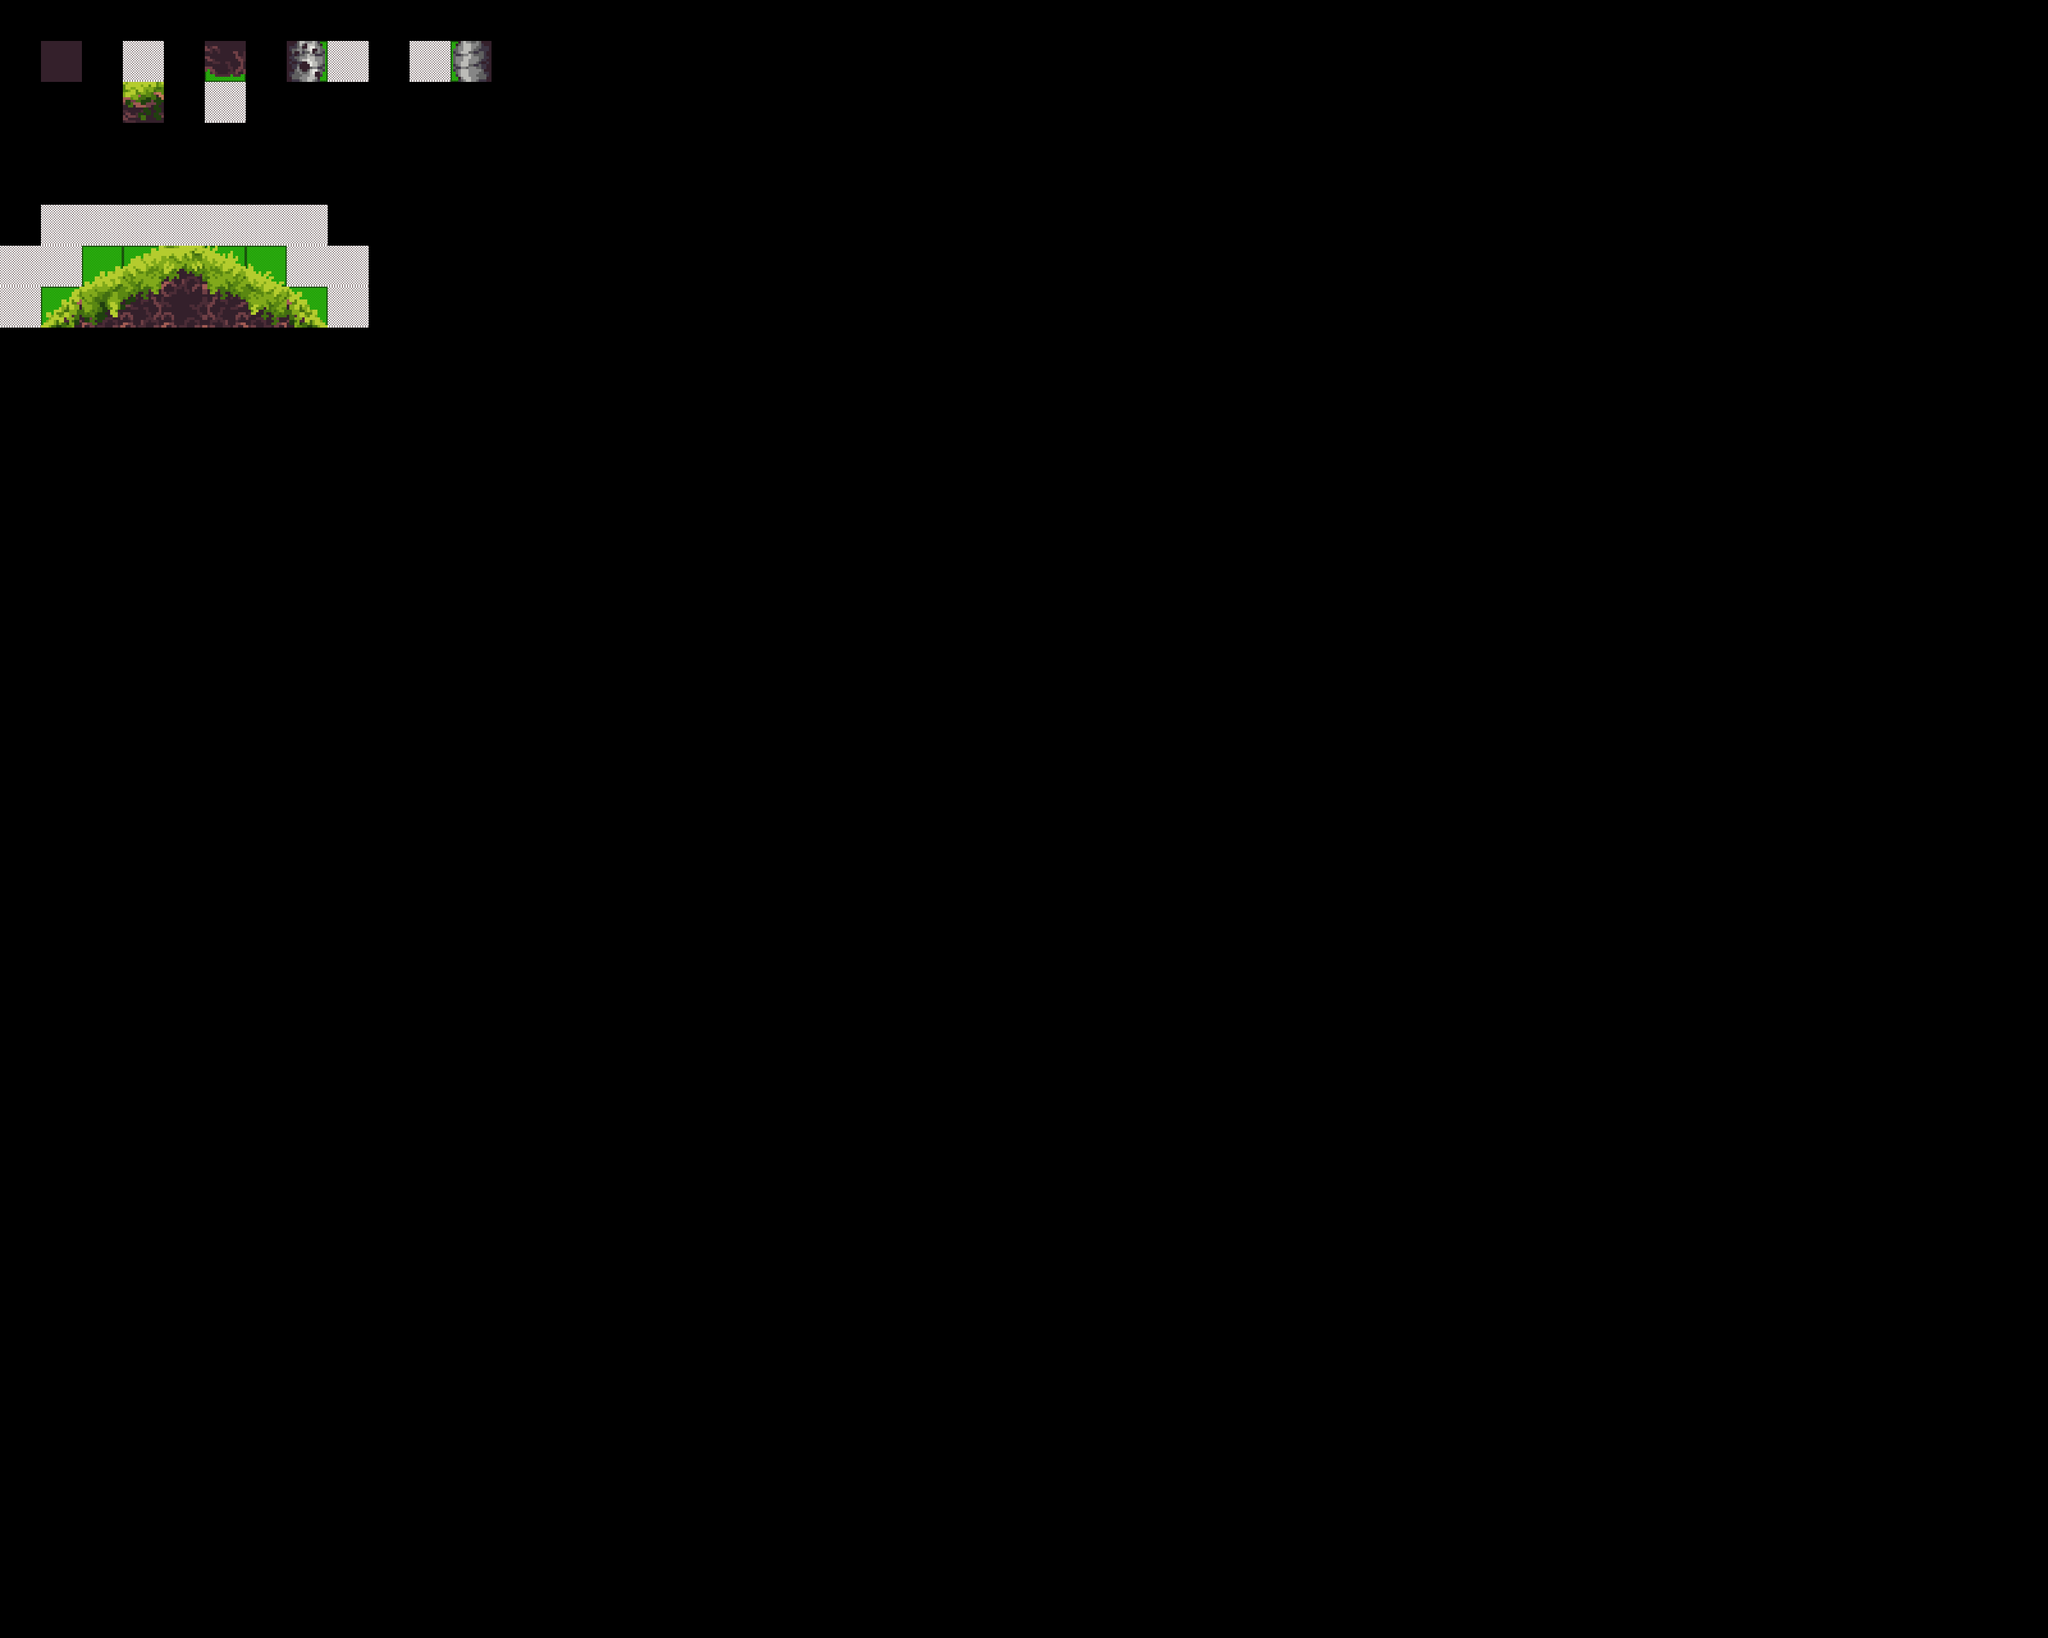

The image is a tile-based game level rendered from a .tmx file. Its description and source (layers, tilesets, objects; grid data summarised) follow:
An orthogonal 50x40 tile map with 64x64 px tiles, 3 tile layers (regions, input_prototype, output_terrain), 2 tilesets.

<map version="1.10" tiledversion="1.10.2" orientation="orthogonal" renderorder="right-down" width="50" height="40" tilewidth="64" tileheight="64" infinite="0" nextlayerid="5" nextobjectid="1">
 <tileset firstgid="1" source="../TileSet_Template.tsx" />
 <tileset firstgid="55" source="../Tilset_1.tsx" />
 <layer id="1" name="regions" width="50" height="40">
  <data>[2000 cells, 34 non-empty, 1 distinct tile ids]</data>
 </layer>
 <layer id="2" name="input_prototype" width="50" height="40" opacity="0.94">
  <data>[2000 cells, 33 non-empty, 2 distinct tile ids]</data>
 </layer>
 <layer id="3" name="output_terrain" width="50" height="40">
  <data>[2000 cells, 19 non-empty, 19 distinct tile ids]</data>
 </layer>
</map>
